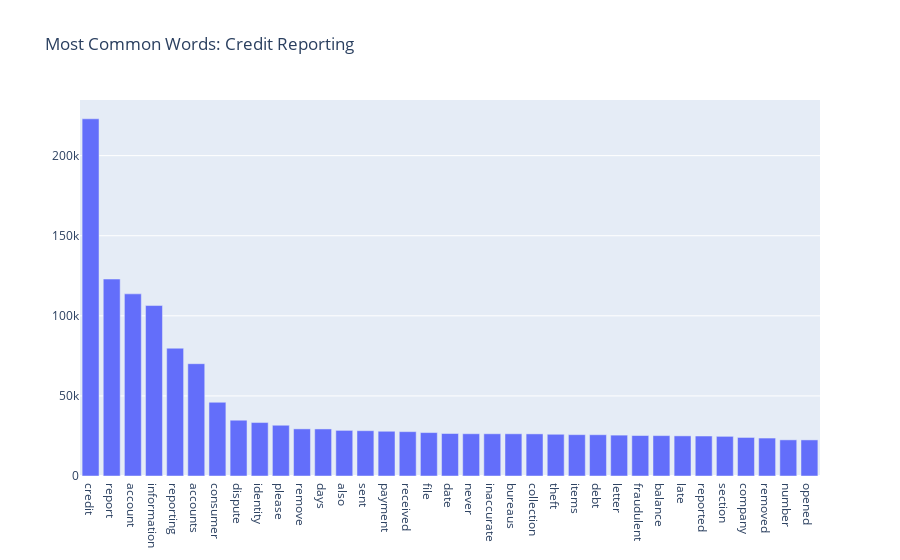

Write notebook code for a chart like this one.
### Markdown cell above
# Graph Most Frequent Words

### Code cell
data = FreqDist(credit_reporting_text_processed).most_common(35)
fig = go.Figure()
fig.add_trace(go.Bar(x= [data[i][0] for i in range(len(data))], y=[data[i][1] for i in range(len(data))]))
fig.update_layout(title = "Most Common Words: Credit Reporting")
fig.show()

### Figure 1 — Plotly figure (JSON) as saved in the notebook; plotly's stock layout.template omitted (floating-point values rounded to 4 significant figures)
{"data": [{"type": "bar", "x": ["credit", "report", "account", "information", "reporting", "accounts", "consumer", "dispute", "identity", "please", "remove", "days", "also", "sent", "payment", "received", "file", "date", "never", "inaccurate", "bureaus", "collection", "theft", "items", "debt", "letter", "fraudulent", "balance", "late", "reported", "section", "company", "removed", "number", "opened"], "y": [222999, 122959, 113703, 106416, 79776, 70117, 46023, 34859, 33370, 31687, 29415, 29375, 28482, 28283, 27931, 27686, 27113, 26520, 26385, 26365, 26349, 26290, 26049, 25810, 25767, 25513, 25264, 25215, 25053, 24957, 24758, 24069, 23695, 22567, 22539]}], "layout": {"autosize": true, "title": {"text": "Most Common Words: Credit Reporting"}, "xaxis": {"autorange": true, "range": [-0.5, 34.5], "type": "category"}, "yaxis": {"autorange": true, "range": [0, 234700.0], "type": "linear"}}}
